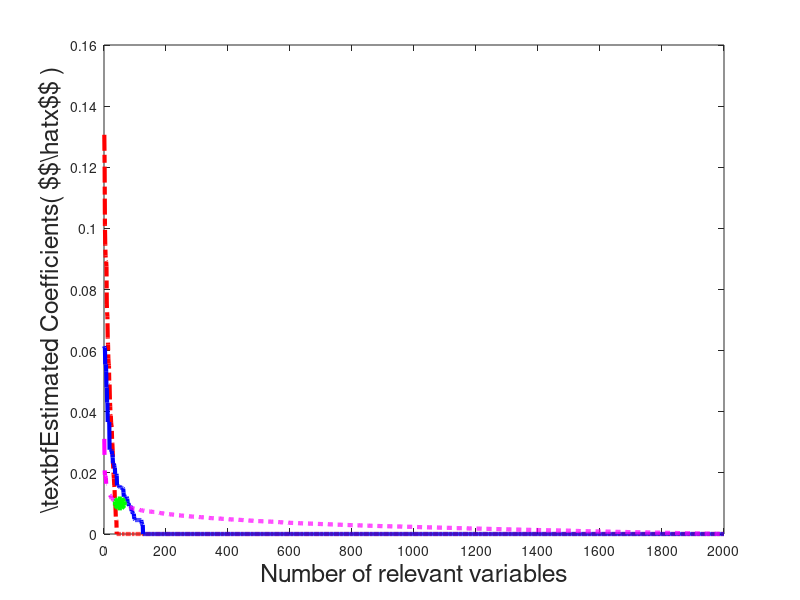

Write the MATLAB code that produced this figure. (Note: this script raises an error after producing the figure.)
figure('Color', 'white');
set(gcf,'units','points','position',[0,0,550,350])
set(gca,'Fontsize',18);
%clf; 
L1data = load('data/L1coefficient.txt');
OL1data = load('data/OL1coefficient.txt');
OL2data = load('data/OL2coefficient.txt');
%ol2 = [0.0001 0.0004 0.0019 0.0095 0.0201 0.0278 0.0298 0.0344 0.0459 0.3240 0.4262 0.5719 0.6528 0.7590 1.000];
L1data =  sort(abs(L1data),'descend');
OL1data = sort(abs(OL1data),'descend');
OL2data = sort(abs(OL2data),'descend');
len = length(OL2data);
newp = zeros(1,len);
i = 1;
for i = 1:len  % q=4  
  if OL2data(i) >= (i/len)*0.4
  res = sprintf('%f   %f      %f \n',i,OL2data(i),(i/len)*0.4);
  newp(i) = OL2data(i);
  else
      newp(i) = 0;
  end
  %disp(res);
  
end


plot(L1data,'r-.','MarkerSize', 10, 'LineWidth', 3);
hold on
plot(OL1data,'b-','MarkerSize', 10, 'LineWidth', 3);
hold on
plot(OL2data,'m--','MarkerSize', 10, 'LineWidth', 3);
hold on
plot(51,0.01,'g*','MarkerSize', 10, 'LineWidth', 3)
hold off;
%xlim([0,50]);
%set(gca,'YScale','log');
%set(gcf,'units','points','position',[0,0,750,400])
set(gca,'XTick',(0:200:2000))
xlabel('Number of relevant variables','FontSize',18);
h = ylabel('\textbf{Estimated Coefficients( $$\hat{x}$$ )}','FontSize',18);
set(h,'unit','character');
set(h,'interpreter','latex');
set(gca,'FontSize',18,'FontName','times');
legend1 = legend('Lasso','OL1','OL2');
set(legend1,'FontSize',18,'FontName','times');
title('q = 0.4','FontSize',18);
set(gca,'Fontsize',18);
%print('E:\Deep Learning\Research\Paper Writting\graphs\DimensionReduction.png','-dpng','-r900');
%print('E:\Deep Learning\Research\Paper Writting\graphs\DimensionReduction.eps','-depsc2','-r900');

